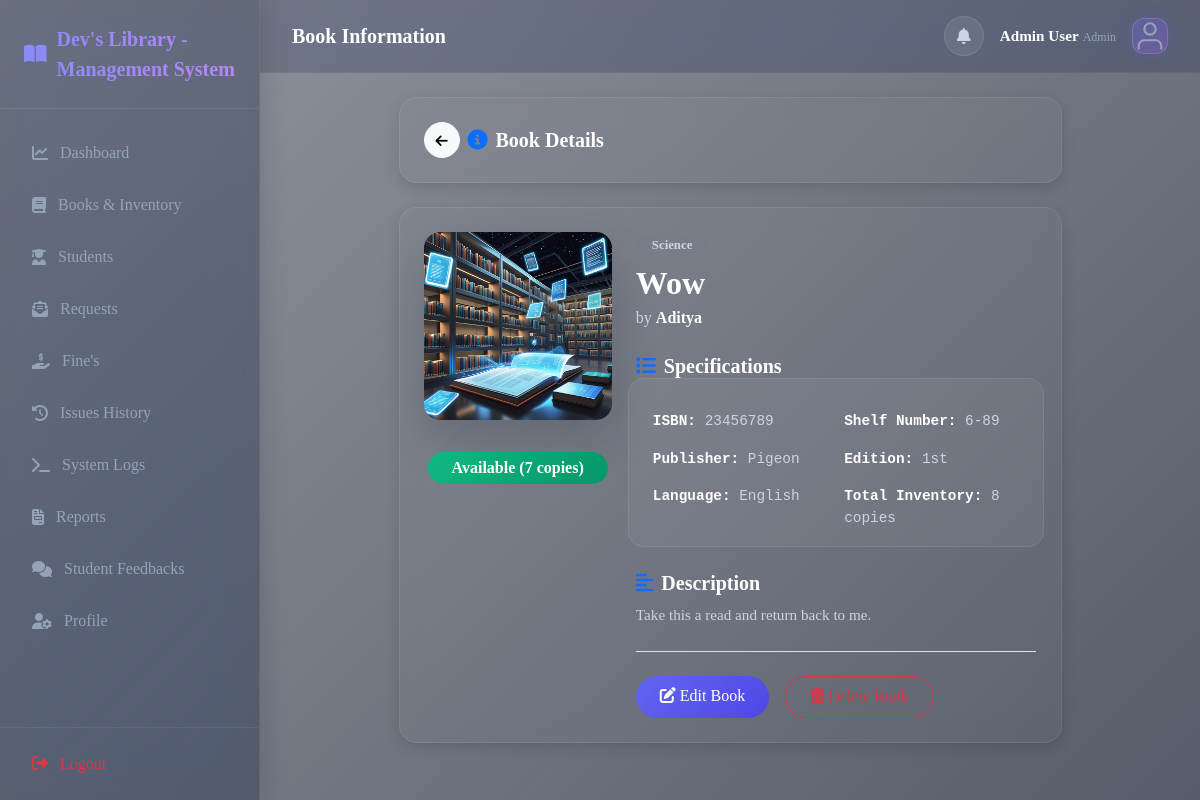
/books/1 (signed in), run on the app's committed database.
### models.py (models this page shows, shortened)
class Admin(db.Model, UserMixin):
    __tablename__ = 'admins'
    id = db.Column(db.Integer, primary_key=True)
    full_name = db.Column(db.String(120), nullable=False)
    email = db.Column(db.String(120), unique=True, nullable=False)
    password_hash = db.Column(db.String(200), nullable=False)
    created_at = db.Column(db.DateTime, default=datetime.utcnow)
    image = db.Column(db.String(200), default='default-avatar.svg')
    @property
    def is_admin(self):
        return True
    @property
    def user_type(self):
        return 'Admin'

class Book(db.Model):
    __tablename__ = 'books'
    id = db.Column(db.Integer, primary_key=True)
    title = db.Column(db.String(200), nullable=False)
    author = db.Column(db.String(150), nullable=False)
    isbn = db.Column(db.String(50), unique=True, nullable=False)
    category_id = db.Column(db.Integer, db.ForeignKey('categories.id'), nullable=False)
    publisher = db.Column(db.String(150), nullable=False)
    language = db.Column(db.String(50), nullable=False)
    edition = db.Column(db.String(20), nullable=False)
    total_copies = db.Column(db.Integer, default=1)
    available_copies = db.Column(db.Integer, default=1)
    shelf_number = db.Column(db.String(50), nullable=False)
    image = db.Column(db.String(200), default='default-book.png')
    description = db.Column(db.Text, nullable=True)
    created_at = db.Column(db.DateTime, default=datetime.utcnow)
    copies = db.relationship('BookCopy', backref='book', cascade='all, delete-orphan', lazy=True)
    issues = db.relationship('IssuedBook', backref='book', cascade='all, delete-orphan', lazy=True)
    requests = db.relationship('BookRequest', backref='book', cascade='all, delete-orphan', lazy=True)

class Category(db.Model):
    __tablename__ = 'categories'
    id = db.Column(db.Integer, primary_key=True)
    category_name = db.Column(db.String(120), unique=True, nullable=False)
    books = db.relationship('Book', backref='category', lazy=True)

### routes.py (the view)
@main.route('/books/<int:book_id>')
@login_required
def book_detail(book_id):
    book = Book.query.get_or_404(book_id)
    student_requested = False
    if not current_user.is_admin:
        existing_req = BookRequest.query.filter_by(student_id=current_user.id, book_id=book_id, status='Pending').first()
        if existing_req:
            student_requested = True
    return render_template('book_detail.html', book=book, student_requested=student_requested)

### models.py (called while the page is built)
@login_manager.user_loader
def load_user(user_id):
    if not user_id:
        return None
    user_type, _, uid = user_id.partition(':')
    if not uid.isdigit():
        return None
    if user_type == 'student':
        return Student.query.get(int(uid))
    if user_type == 'admin':
        return Admin.query.get(int(uid))
    return None

### templates/book_detail.html (shortened to what this page needs)
{% extends 'base.html' %}
{% block page_title %}Book Information{% endblock %}
{% block content %}
<div class="row justify-content-center">
  <div class="col-lg-10 col-xl-9">
    <div class="card-glass p-4 mb-4">
      <div class="d-flex align-items-center gap-2">
        <a href="{{ url_for('main.books') }}" class="btn btn-sm btn-light rounded-circle p-2" style="width:36px; height:36px;"><i class="fas fa-arrow-left"></i></a>
        <h5 class="fw-bold m-0"><i class="fas fa-info-circle me-2 text-primary"></i>Book Details</h5>
      </div>
    </div>
    <div class="card-glass p-4">
      <div class="row g-4">
        <div class="col-md-4 text-center">
          <img src="{{ url_for('static', filename='images/' + book.image) }}" class="img-fluid rounded-4 shadow-lg mb-3" style="max-height: 380px; object-fit: cover;" alt="{{ book.title }}">
          <div class="mt-3">
            <span class="badge {% if book.available_copies > 0 %}bg-success-grad{% else %}bg-danger-grad{% endif %} border-0 px-4 py-2 rounded-pill fs-6">
              {% if book.available_copies > 0 %}Available ({{ book.available_copies }} copies){% else %}Out of Stock{% endif %}
            </span>
          </div>
        </div>
        <div class="col-md-8">
          <span class="badge bg-secondary bg-opacity-10 text-secondary rounded-pill px-3 py-1 mb-2 fw-semibold" style="font-size:0.8rem;">
            {{ book.category.category_name }}
          </span>
          <h2 class="fw-bold text-dark mb-1">{{ book.title }}</h2>
          <p class="text-secondary mb-4">by <strong class="text-dark">{{ book.author }}</strong></p>
          <h5 class="fw-bold mb-3"><i class="fas fa-list text-primary me-2"></i>Specifications</h5>
          <div class="row g-3 mb-4 bg-light rounded-4 p-3 font-monospace" style="font-size:0.9rem;">
            <div class="col-sm-6"><strong>ISBN:</strong> {{ book.isbn }}</div>
            <div class="col-sm-6"><strong>Shelf Number:</strong> {{ book.shelf_number }}</div>
            <div class="col-sm-6"><strong>Publisher:</strong> {{ book.publisher }}</div>
            <div class="col-sm-6"><strong>Edition:</strong> {{ book.edition }}</div>
            <div class="col-sm-6"><strong>Language:</strong> {{ book.language }}</div>
            <div class="col-sm-6"><strong>Total Inventory:</strong> {{ book.total_copies }} copies</div>
          </div>
          {% if book.description %}
            <h5 class="fw-bold mb-2"><i class="fas fa-align-left text-primary me-2"></i>Description</h5>
            <p class="text-secondary mb-4" style="line-height: 1.6; font-size: 0.95rem;">{{ book.description }}</p>
          {% endif %}
          <div class="pt-4 border-top">
            {% if current_user.is_admin %}
              <div class="d-flex gap-3">
                <a href="{{ url_for('main.edit_book', book_id=book.id) }}" class="btn btn-primary rounded-pill bg-primary-grad border-0 px-4 py-2">
                  <i class="fas fa-edit me-1"></i>Edit Book
                </a>
                <form action="{{ url_for('main.delete_book', book_id=book.id) }}" method="POST" onsubmit="return confirm('Are you sure you want to delete this book?');">
                  <button type="submit" class="btn btn-outline-danger rounded-pill px-4 py-2">
                    <i class="fas fa-trash-alt me-1"></i>Delete Book
                  </button>
                </form>
              </div>
            {% endif %}
          </div>
        </div>
      </div>
    </div>
  </div>
</div>
{% endblock %}

### templates/base.html (shortened to what this page needs)
<!DOCTYPE html>
<html lang="en">
<head>
  <link href="https://cdnjs.cloudflare.com/ajax/libs/font-awesome/6.4.0/css/all.min.css" rel="stylesheet" />
  <link href="https://cdnjs.cloudflare.com/ajax/libs/bootstrap/5.3.3/css/bootstrap.min.css" rel="stylesheet" />
  <link rel="stylesheet" href="{{ url_for('static', filename='css/app.css') }}" />
</head>
<body class="dashboard-page">
  <div class="app-wrapper">
    <aside class="sidebar">
      <div class="brand">
        <i class="fas fa-book-open"></i>
        <span> Dev's Library - Management System</span>
      </div>
      <ul class="sidebar-menu">
        {% if current_user.is_authenticated %}
        {% if current_user.is_admin %}
        <li class="{% if request.endpoint == 'main.dashboard' %}active{% endif %}">
          <a href="{{ url_for('main.dashboard') }}"><i class="fas fa-chart-line"></i> Dashboard</a>
        </li>
        <li class="{% if request.endpoint in ['main.books', 'main.add_book', 'main.edit_book'] %}active{% endif %}">
          <a href="{{ url_for('main.books') }}"><i class="fas fa-book"></i> Books & Inventory</a>
        </li>
        <li
          class="{% if request.endpoint in ['main.students_view', 'main.add_student', 'main.edit_student', 'main.student_history'] %}active{% endif %}">
          <a href="{{ url_for('main.students_view') }}"><i class="fas fa-user-graduate"></i> Students</a>
        </li>
        <li class="{% if request.endpoint == 'main.admin_requests' %}active{% endif %}">
          <a href="{{ url_for('main.admin_requests') }}">
            <i class="fas fa-envelope-open-text"></i> Requests
          </a>
        </li>
        <li class="{% if request.endpoint == 'main.fines_view' %}active{% endif %}">
          <a href="{{ url_for('main.fines_view') }}"><i class="fas fa-hand-holding-usd"></i> Fine's</a>
        </li>
        <li class="{% if request.endpoint == 'main.history' and not student_id %}active{% endif %}">
          <a href="{{ url_for('main.history') }}"><i class="fas fa-history"></i> Issues History</a>
        </li>
        <li class="{% if request.endpoint == 'main.logs_view' %}active{% endif %}">
          <a href="{{ url_for('main.logs_view') }}"><i class="fas fa-terminal"></i> System Logs</a>
        </li>
        <li class="{% if request.endpoint == 'main.reports_view' %}active{% endif %}">
          <a href="{{ url_for('main.reports_view') }}"><i class="fas fa-file-invoice"></i> Reports</a>
        </li>
        <li class="{% if request.endpoint == 'main.admin_feedback_view' %}active{% endif %}">
          <a href="{{ url_for('main.admin_feedback_view') }}"><i class="fas fa-comments"></i> Student Feedbacks</a>
        </li>
        <li class="{% if request.endpoint == 'main.profile' %}active{% endif %}">
          <a href="{{ url_for('main.profile') }}"><i class="fas fa-user-cog"></i> Profile</a>
        </li>
        {% endif %}
        {% endif %}
      </ul>
      <div class="sidebar-footer">
        <a href="{{ url_for('main.logout') }}" class="btn btn-outline-danger w-100 border-0 text-start ps-3 py-2">
          <i class="fas fa-sign-out-alt me-2"></i> Logout
        </a>
      </div>
    </aside>
    <main class="main-content">
      <nav class="top-navbar">
        <div class="d-flex align-items-center">
          <h1 class="page-title">
            {% block page_title %}Dashboard{% endblock %}
          </h1>
        </div>
        <div class="d-flex align-items-center gap-3">
          {% if current_user.is_authenticated %}
          <a href="{{ url_for('main.notifications') }}" class="btn btn-light position-relative p-2 rounded-circle"
            style="width:40px; height:40px;">
            <i class="fas fa-bell text-secondary"></i>
          </a>
          <div class="d-flex flex-column text-end d-none d-sm-block">
            <span class="fw-bold" style="font-size:0.95rem;">{{ current_user.full_name }}</span>
            <span class="text-muted" style="font-size:0.75rem;">{{ current_user.user_type }}</span>
          </div>
          <a href="{{ url_for('main.profile') }}">
            <img class="profile-avatar-circle"
              src="{{ url_for('static', filename='images/' + (current_user.image or 'default-avatar.svg')) }}"
              style="width:36px; height:36px; border-radius:12px; object-fit:cover; border: 1px solid rgba(255, 255, 255, 0.15); background: rgba(255,255,255,0.08);"
              alt="Avatar">
          </a>
          {% endif %}
        </div>
      </nav>
      <div class="container-fluid p-4">
        {% block content %}{% endblock %}
      </div>
    </main>
  </div>
</body>
</html>

### data on the page
Admin: full_name "Admin User", image (placeholder picture)
Book: image (picture), available_copies "7", title "Wow", author "Aditya", isbn "23456789", shelf_number "6-89", publisher "Pigeon", edition "1st", language "English", total_copies "8", description "Take this a read and return back to me."
Category: category.category_name "Science"

### other printed values
{{ current_user.user_type }} "Admin"
